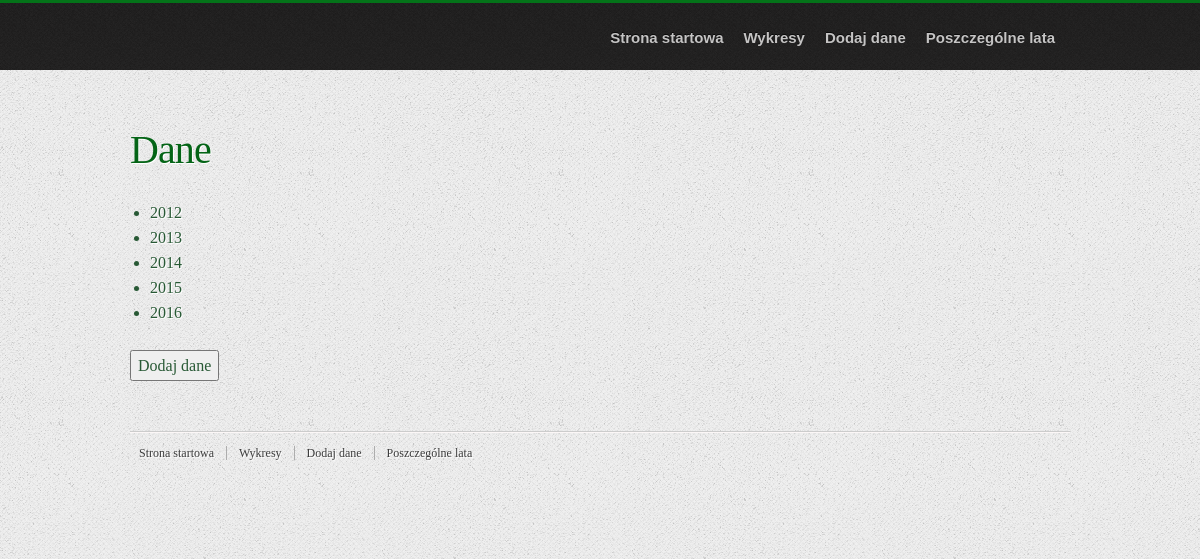
Screenshot of /polls/ with the database file from the repository.
### polls/models.py (models this page shows, shortened)
class Dane(models.Model):
    rok = models.CharField(max_length=20)
    przychody = models.CharField(max_length=20)
    zysk_brutto = models.CharField(max_length=20)
    dzialalnosc_operacyjna = models.CharField(max_length=20)
    dzialalnosc_finansowa = models.CharField(max_length=20)
    zysk_netto = models.CharField(max_length=20)

### polls/views.py (the view)
# urls.py: path('', list_datas, name='list_datas'),
def list_datas(request):
    datas = Dane.objects.all()
    return render(request, 'datas.html', {'datas': datas})

### templates/datas.html (shortened to what this page needs)
{% load staticfiles %}
<!DOCTYPE html>
<html lang="en">
<head>
    {% include 'base/css.html' %}
    <link rel="stylesheet" type="text/css" href="{% static 'style.css' %}">
</head>
<body>
<div id="header-wrap">
    <header>
        <nav>
            <ul>
                <li><a href="{% url 'home' %}">Strona startowa</a></li>
                <li><a href="{% url 'home' %}#services">Wykresy</a></li>
                <li><a href="{% url 'dodanie_danych' %}">Dodaj dane</a></li>
                <li><a href="{% url 'years' %}">Poszczególne lata</a></li>
            </ul>
        </nav>
    </header>
</div>
<div class="content-wrap">
    <section id="services">
        <h1>Dane</h1>
        <ul>
            {% for data in datas %}
                <a href="{% url 'update_datas' data.id %}">
                    <li> {{ data.rok }} </li>
                </a>
            {% endfor %}
        </ul>
        <button>
            <a href="{% url 'create_datas' %}">Dodaj dane</a>
        </button>
    </section>
</div>
<footer>
    <div class="footer-content">
        <ul class="footer-menu">
            <li><a href="{% url 'home' %}">Strona startowa</a></li>
            <li><a href="{% url 'home' %}#services">Wykresy</a></li>
            <li><a href="{% url 'dodanie_danych' %}">Dodaj dane</a></li>
            <li><a href="{% url 'years' %}">Poszczególne lata</a></li>
        </ul>
    </div>
</footer>
</body>
</html>

### static/style.css (style rules this page uses)
﻿ html, body, div, span, applet, object, iframe, h1, h2, h3, h4, h5, h6, p, blockquote, pre, a, abbr, acronym, address, big, cite, code, del, dfn, em, img, ins, kbd, q, s, samp, small, strike, strong, sub, sup, tt, var, b, u, i, center, dl, dt, dd, ol, ul, li, fieldset, form, label, legend, table, caption, tbody, tfoot, thead, tr, th, td, article, aside, canvas, details, embed, figure, figcaption, footer, header, hgroup, menu, nav, output, ruby, section, summary, time, mark, audio, video { margin: 0; padding: 0; border: 0; font-size: 100%; font: inherit; vertical-align: baseline; }
html { overflow-y: scroll; }
body { font-family: Georgia, Serif; font-size: 16px; line-height: 25px; color: #3B3B3B; background: url(images/bg.png) left top repeat; text-shadow: 1px 1px 0 rgba(255, 255, 255, 1); }
a:link, a:visited { color: #285935; text-decoration: none; outline: 0; }
h1 { font-size: 40px; line-height: 50px; letter-spacing: -0.9px; color: #046416; margin-left: -2px; }
ul, ol { margin-bottom: 25px; padding: 0 20px; }
ul { list-style: disc; }
#header-wrap { background: url(images/header-bg.png); width: 100%; height: 70px; z-index: 99999; position: fixed; top: 0; left: 0; }
header { position: relative; width: 940px; height: 70px; margin: 0 auto; }
.content-wrap { width: 940px; margin: 0 auto; }
.content-wrap section { position: relative; padding: 125px 0 25px 0; background: url(images/section-sep.png) repeat-x left 25px; }
footer { position: relative; background: url(images/section-sep.png) repeat-x left 25px; width: 940px; margin: 0 auto; padding-top: 125px; }
header nav { float: right; margin-top: 25px; }
header nav ul { font: bold 15px/25px Helvetica, Arial, Sans-serif; margin-right: -5px; padding: 0; list-style: none; }
header nav ul li { float: left; }
header nav ul a:link, header nav ul a:visited { color: #c5c4c4; margin-right: 20px; text-shadow: 0 -1px 0 rgba(10, 10, 10, 1); }
section#services h1 { margin: 0 0 25px 0; }
footer .footer-content { position: relative; width: 900px; top: -105px; }
footer ul.footer-menu { float: left; margin: 20px 0 5px -3px; padding: 0; list-style: none; }
footer ul.footer-menu li { float: left; }
footer ul.footer-menu li a { display: block; font-family: "MerriweatherBold", Serif; font-size: .75em; line-height: 1em; color: #3B3B3B; padding: 1px 12px; border-left: 1px solid #ADADAD; text-shadow: 1px 1px 0 rgba(255, 255, 255, 1); }
footer ul.footer-menu li:first-child a { border: none; }

### rows the page displays
Dane: rok "2012"
Dane: rok "2013"
Dane: rok "2014"
Dane: rok "2015"
Dane: rok "2016"
